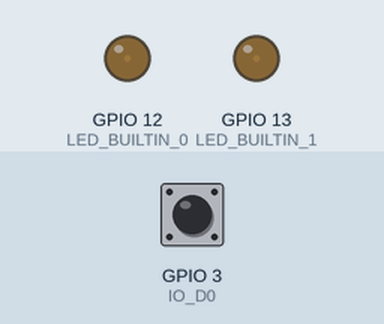
This program was run on a simulated ESP32-C3. Shown: output pins drawn as LEDs (lit = HIGH). Inputs (shaded band) come from the test bench; at power-on: GPIO 3 (IO_D0) HIGH. WiFi joins after 1.5 s; servers stay silent unless stated; uploads are accepted with an empty reply; what the program prints to the serial monitor is not drawn.

Above: at 3.4 s.
3.5 s: GPIO 3 (IO_D0) pulled LOW for 1 s
At 4.6 s:
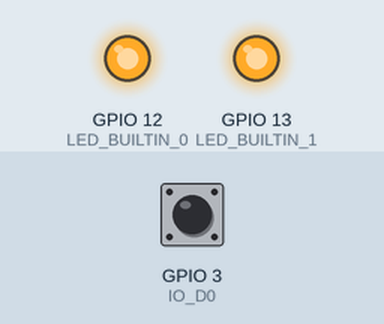
6.3 s: GPIO 3 (IO_D0) pulled LOW for 3.2 s
At 11.3 s:
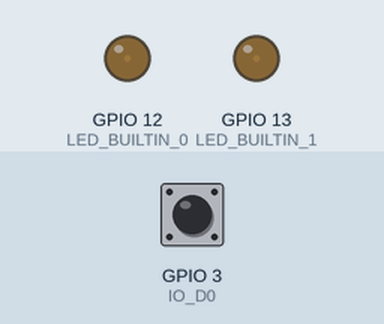
Timing chart, 0 to 12.8 s (numbered marks = the images above; inputs shaded):
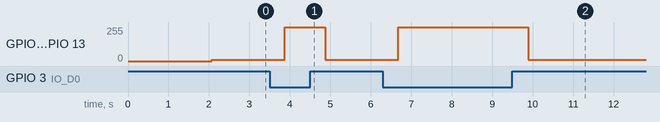

The program:

main.cpp
```cpp
#include <WiFi.h>
#include <HTTPClient.h>
#include <Arduino.h>

// 硬件引脚定义
#define LED_BUILTIN_0 12
#define LED_BUILTIN_1 13
#define IO_D0 3 // Connected to comparer. Low for leaking

// WiFi配置
const char* ssid = "<Your WiFi SSID>";
const char* password = "<Your WiFi Password>";
const char* webhookUrl = "WeChat Enterprise WebHook";

// 状态枚举
enum LeakageState {
  STATE_NORMAL,
  STATE_LEAKAGE_DETECTED,
  STATE_RECOVERED
};

// 全局变量
LeakageState leakageState = STATE_NORMAL;
LeakageState lastReportedState = STATE_NORMAL;
unsigned long leakStartTime = 0;
unsigned long lastAlertTime = 0;
unsigned long lastStateChangeTime = 0;
const unsigned long ALERT_INTERVAL = 30000; // 提醒间隔(ms)
const unsigned long STATE_DEBOUNCE_TIME = 100; // 状态防抖时间(ms)
bool isFirstAlert = true; // 首次报警标志
bool leakageDetected = false; // 当前泄漏状态

// LED控制函数封装
void setLEDs(uint8_t brightness) {
  analogWrite(LED_BUILTIN_0, brightness);
  analogWrite(LED_BUILTIN_1, brightness);
}

void breathingLED() {
  for (int i = 0; i < 128; i++) {
    setLEDs(i);
    delay(4);
  }
  for (int i = 128; i >= 0; i--) {
    setLEDs(i);
    delay(4);
  }
}

// 企业微信消息发送
void sendToWechatWebhook(String message) {
  if (WiFi.status() != WL_CONNECTED) {
    Serial.println("WiFi disconnected, cannot send message");
    return;
  }

  HTTPClient https;
  if (https.begin(webhookUrl)) {
    String payload = "{\"msgtype\":\"text\",\"text\":{\"content\":\"" + message + "\"}}";
    int httpResponseCode = https.POST(payload);

    if (httpResponseCode == HTTP_CODE_OK) {
      Serial.println("Message sent successfully");
    } else {
      Serial.printf("Send failed, error: %s\n", https.errorToString(httpResponseCode).c_str());
    }
    https.end();
    } else {
      Serial.println("Failed to connect to webhook");
    }
    }

    // 格式化时间函数
    String formatDuration(unsigned long milliseconds) {
      unsigned long seconds = milliseconds / 1000;
      unsigned long minutes = seconds / 60;
      unsigned long hours = minutes / 60;

      minutes %= 60;
      seconds %= 60;

      char buffer[20];
      if (hours > 0) {
        snprintf(buffer, sizeof(buffer), "%lu小时%lu分%lu秒", hours, minutes, seconds);
      } else if (minutes > 0) {
        snprintf(buffer, sizeof(buffer), "%lu分%lu秒", minutes, seconds);
      } else {
        snprintf(buffer, sizeof(buffer), "%lu秒", seconds);
      }
      return String(buffer);
    }

    // 发送泄漏警报
    void sendLeakageAlert(bool isFirst) {
      unsigned long leakDuration = millis() - leakStartTime;
      String message;

      if (isFirst) {
        // 首次报警特殊消息
        message = "🚨 检测到水泄漏！\n";
        message += "发现泄露！请立即处理！";
      } else {
        // 后续报警显示持续时间
        String durationStr = formatDuration(leakDuration);
        message = "🚨 水泄漏持续中！\n";
        message += "泄漏时间: " + durationStr + "\n";
        message += "请尽快处理！";
      }

      Serial.println(message);
      sendToWechatWebhook(message);
    }

    // 发送恢复通知
    void sendRecoveryNotification() {
      if (leakStartTime > 0) {
        unsigned long leakDuration = millis() - leakStartTime;
        String durationStr = formatDuration(leakDuration);

        String message = "✅ 水泄漏已恢复！\n";
        message += "总泄漏时间: " + durationStr;

        Serial.println(message);
        sendToWechatWebhook(message);
      }
    }

    // 检测泄漏状态（带状态锁定）
    bool checkLeakageState() {
      static bool lastState = digitalRead(IO_D0);
      static unsigned long lastChangeTime = 0;

      bool currentState = digitalRead(IO_D0);
      unsigned long currentTime = millis();

      // 状态变化检测
      if (currentState != lastState) {
        lastChangeTime = currentTime;
        lastState = currentState;
      }

      // 状态稳定时间检查
      if (currentTime - lastChangeTime > STATE_DEBOUNCE_TIME) {
        // 泄漏状态：当IO_D0为LOW时表示泄漏
        return (currentState == LOW);
      }

      // 状态未稳定，返回上一次的有效状态
      return leakageDetected;
    }

    // WiFi连接管理
    void connectWiFi() {
      if (WiFi.status() == WL_CONNECTED) return;

      Serial.print("Connecting to WiFi...");
      WiFi.disconnect();
      WiFi.begin(ssid, password);

      unsigned long startTime = millis();
      while (WiFi.status() != WL_CONNECTED && millis() - startTime < 10000) {
        breathingLED();
        Serial.print(".");
      }

      if (WiFi.status() == WL_CONNECTED) {
        Serial.println("\nConnected! IP: " + WiFi.localIP().toString());
        setLEDs(10); // 连接成功低亮度
        sendToWechatWebhook("🔌 ESP32C3已连接至WiFi: " + String(ssid) + "\nIP: " + WiFi.localIP().toString());
      } else {
        Serial.println("\nConnection failed!");
        setLEDs(0); // 连接失败关闭LED
      }
    }

    void setup() {
      Serial.begin(115200);

      // 初始化引脚
      pinMode(LED_BUILTIN_0, OUTPUT);
      pinMode(LED_BUILTIN_1, OUTPUT);
      pinMode(IO_D0, INPUT_PULLUP); // 启用内部上拉电阻

      // 初始LED状态
      setLEDs(0);

      // 连接WiFi
      connectWiFi();

      // 初始化泄漏状态
      leakageDetected = checkLeakageState();
    }

    void loop() {
      // 网络连接管理
      if (WiFi.status() != WL_CONNECTED) {
        connectWiFi();
      }

      // 检测当前泄漏状态（带防抖）
      bool currentLeakage = checkLeakageState();

      // 状态变化处理
      if (currentLeakage != leakageDetected) {
        leakageDetected = currentLeakage;
        lastStateChangeTime = millis();

        if (leakageDetected) {
          // 检测到泄漏
          leakageState = STATE_LEAKAGE_DETECTED;
          leakStartTime = millis();
          lastAlertTime = millis();
          isFirstAlert = true;
          sendLeakageAlert(true);  // 发送首次报警
          setLEDs(255); // 高亮度报警
        } else {
          // 泄漏恢复
          leakageState = STATE_RECOVERED;
          sendRecoveryNotification();
          setLEDs(10); // 恢复正常亮度
          leakStartTime = 0; // 重置泄漏计时
          isFirstAlert = true; // 重置首次报警标志
        }
      }

      // 泄漏持续状态处理
      if (leakageDetected && leakageState == STATE_LEAKAGE_DETECTED) {
        unsigned long currentTime = millis();

        // 检查是否需要发送定时提醒
        if (currentTime - lastAlertTime >= ALERT_INTERVAL) {
          lastAlertTime = currentTime;
          sendLeakageAlert(false); // 发送定时提醒
          isFirstAlert = false;
        }
      }

      delay(50); // 主循环延迟适当缩短可提高响应速度
    }
```

Measured:
- after the input at 3.5 s, GPIO 12 (LED_BUILTIN_0), GPIO 13 (LED_BUILTIN_1): 10/255 → 255/255 after 0.37 s, → 10/255 1.0 s later
- after the input at 6.3 s, GPIO 12 (LED_BUILTIN_0), GPIO 13 (LED_BUILTIN_1): 10/255 → 255/255 after 0.38 s, → 10/255 3.2 s later
